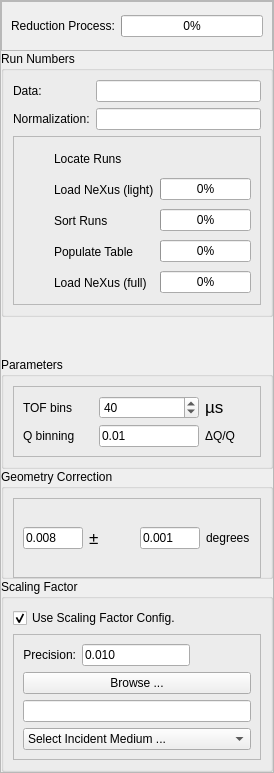
                <widget class="QFrame" name="leftEntries">
                 <property name="sizePolicy">
                  <sizepolicy hsizetype="Expanding" vsizetype="Expanding">
                   <horstretch>0</horstretch>
                   <verstretch>0</verstretch>
                  </sizepolicy>
                 </property>
                 <property name="minimumSize">
                  <size>
                   <width>250</width>
                   <height>0</height>
                  </size>
                 </property>
                 <property name="frameShape">
                  <enum>QFrame::StyledPanel</enum>
                 </property>
                 <property name="frameShadow">
                  <enum>QFrame::Raised</enum>
                 </property>
                 <layout class="QVBoxLayout" name="verticalLayout_8">
                  <property name="spacing">
                   <number>0</number>
                  </property>
                  <property name="margin">
                   <number>0</number>
                  </property>
                  <item>
                   <widget class="QFrame" name="frame_reduction">
                    <property name="sizePolicy">
                     <sizepolicy hsizetype="Preferred" vsizetype="Minimum">
                      <horstretch>0</horstretch>
                      <verstretch>0</verstretch>
                     </sizepolicy>
                    </property>
                    <property name="minimumSize">
                     <size>
                      <width>0</width>
                      <height>50</height>
                     </size>
                    </property>
                    <property name="maximumSize">
                     <size>
                      <width>16777215</width>
                      <height>50</height>
                     </size>
                    </property>
                    <property name="frameShape">
                     <enum>QFrame::StyledPanel</enum>
                    </property>
                    <property name="frameShadow">
                     <enum>QFrame::Raised</enum>
                    </property>
                    <layout class="QHBoxLayout" name="horizontalLayout_12">
                     <item>
                      <widget class="QLabel" name="mainProgressBarLabel">
                       <property name="text">
                        <string>Reduction Process:</string>
                       </property>
                      </widget>
                     </item>
                     <item>
                      <widget class="QProgressBar" name="reductionProcessProgressBar">
                       <property name="autoFillBackground">
                        <bool>false</bool>
                       </property>
                       <property name="value">
                        <number>0</number>
                       </property>
                      </widget>
                     </item>
                    </layout>
                   </widget>
                  </item>
                  <item>
                   <layout class="QVBoxLayout" name="verticalLayout_18">
                    <item>
                     <widget class="QGroupBox" name="groupBox_3">
                      <property name="title">
                       <string>Run Numbers</string>
                      </property>
                      <layout class="QVBoxLayout" name="verticalLayout_14">
                       <item>
                        <layout class="QGridLayout" name="gridLayout_2">
                         <item row="0" column="0">
                          <widget class="QLabel" name="label">
                           <property name="text">
                            <string>Data:</string>
                           </property>
                          </widget>
                         </item>
                         <item row="0" column="1">
                          <widget class="QLineEdit" name="data_sequence_lineEdit">
                           <property name="text">
                            <string/>
                           </property>
                          </widget>
                         </item>
                         <item row="1" column="0">
                          <widget class="QLabel" name="label_2">
                           <property name="text">
                            <string>Normalization:</string>
                           </property>
                          </widget>
                         </item>
                         <item row="1" column="1">
                          <widget class="QLineEdit" name="norm_sequence_lineEdit">
                           <property name="text">
                            <string/>
                           </property>
                          </widget>
                         </item>
                        </layout>
                       </item>
                       <item>
                        <widget class="QFrame" name="frame_autofill_check_status">
                         <property name="frameShape">
                          <enum>QFrame::StyledPanel</enum>
                         </property>
                         <property name="frameShadow">
                          <enum>QFrame::Raised</enum>
                         </property>
                         <layout class="QHBoxLayout" name="horizontalLayout_11">
                          <item>
                           <layout class="QGridLayout" name="gridLayout_5">
                            <item row="0" column="0">
                             <widget class="QLabel" name="check1">
                              <property name="sizePolicy">
                               <sizepolicy hsizetype="Fixed" vsizetype="Fixed">
                                <horstretch>0</horstretch>
                                <verstretch>0</verstretch>
                               </sizepolicy>
                              </property>
                              <property name="minimumSize">
                               <size>
                                <width>25</width>
                                <height>25</height>
                               </size>
                              </property>
                              <property name="maximumSize">
                               <size>
                                <width>25</width>
                                <height>25</height>
                               </size>
                              </property>
                              <property name="text">
                               <string/>
                              </property>
                             </widget>
                            </item>
                            <item row="0" column="1">
                             <widget class="QLabel" name="label_check1">
                              <property name="text">
                               <string>Locate Runs</string>
                              </property>
                             </widget>
                            </item>
                            <item row="1" column="0">
                             <widget class="QLabel" name="check2">
                              <property name="sizePolicy">
                               <sizepolicy hsizetype="Fixed" vsizetype="Fixed">
                                <horstretch>0</horstretch>
                                <verstretch>0</verstretch>
                               </sizepolicy>
                              </property>
                              <property name="minimumSize">
                               <size>
                                <width>25</width>
                                <height>25</height>
                               </size>
                              </property>
                              <property name="maximumSize">
                               <size>
                                <width>25</width>
                                <height>25</height>
                               </size>
                              </property>
                              <property name="text">
                               <string/>
                              </property>
                             </widget>
                            </item>
                            <item row="1" column="1">
                             <widget class="QLabel" name="label_check2">
                              <property name="text">
                               <string>Load NeXus (light)</string>
                              </property>
                             </widget>
                            </item>
                            <item row="1" column="2">
                             <widget class="QProgressBar" name="progressBar_check2">
                              <property name="value">
                               <number>0</number>
                              </property>
                             </widget>
                            </item>
                            <item row="2" column="0">
                             <widget class="QLabel" name="check3">
                              <property name="sizePolicy">
                               <sizepolicy hsizetype="Fixed" vsizetype="Fixed">
                                <horstretch>0</horstretch>
                                <verstretch>0</verstretch>
                               </sizepolicy>
                              </property>
                              <property name="minimumSize">
                               <size>
                                <width>25</width>
                                <height>25</height>
                               </size>
                              </property>
                              <property name="maximumSize">
                               <size>
                                <width>25</width>
                                <height>25</height>
                               </size>
                              </property>
                              <property name="text">
                               <string/>
                              </property>
                             </widget>
                            </item>
                            <item row="2" column="1">
                             <widget class="QLabel" name="label_check3">
                              <property name="text">
                               <string>Sort Runs</string>
                              </property>
                             </widget>
                            </item>
                            <item row="2" column="2">
                             <widget class="QProgressBar" name="progressBar_check3">
                              <property name="value">
                               <number>0</number>
                              </property>
                             </widget>
                            </item>
                            <item row="3" column="0">
                             <widget class="QLabel" name="check4">
                              <property name="sizePolicy">
                               <sizepolicy hsizetype="Fixed" vsizetype="Fixed">
                                <horstretch>0</horstretch>
                                <verstretch>0</verstretch>
                               </sizepolicy>
                              </property>
                              <property name="minimumSize">
                               <size>
                                <width>25</width>
                                <height>25</height>
                               </size>
                              </property>
                              <property name="maximumSize">
                               <size>
                                <width>25</width>
                                <height>25</height>
                               </size>
                              </property>
                              <property name="text">
                               <string/>
                              </property>
                             </widget>
                            </item>
                            <item row="3" column="1">
                             <widget class="QLabel" name="label_check4">
                              <property name="text">
                               <string>Populate Table</string>
                              </property>
                             </widget>
                            </item>
                            <item row="3" column="2">
                             <widget class="QProgressBar" name="progressBar_check4">
                              <property name="value">
                               <number>0</number>
                              </property>
                             </widget>
                            </item>
                            <item row="4" column="0">
                             <widget class="QLabel" name="check5">
                              <property name="sizePolicy">
                               <sizepolicy hsizetype="Fixed" vsizetype="Fixed">
                                <horstretch>0</horstretch>
                                <verstretch>0</verstretch>
                               </sizepolicy>
                              </property>
                              <property name="minimumSize">
                               <size>
                                <width>25</width>
                                <height>25</height>
                               </size>
                              </property>
                              <property name="maximumSize">
                               <size>
                                <width>25</width>
                                <height>25</height>
                               </size>
                              </property>
                              <property name="text">
                               <string/>
                              </property>
                             </widget>
                            </item>
                            <item row="4" column="1">
                             <widget class="QLabel" name="label_check5">
                              <property name="text">
                               <string>Load NeXus (full)</string>
                              </property>
                             </widget>
                            </item>
                            <item row="4" column="2">
                             <widget class="QProgressBar" name="progressBar_check5">
                              <property name="value">
                               <number>0</number>
                              </property>
                             </widget>
                            </item>
                           </layout>
                          </item>
                         </layout>
                        </widget>
                       </item>
                      </layout>
                     </widget>
                    </item>
                    <item>
                     <spacer name="verticalSpacer">
                      <property name="orientation">
                       <enum>Qt::Vertical</enum>
                      </property>
                      <property name="sizeHint" stdset="0">
                       <size>
                        <width>20</width>
                        <height>40</height>
                       </size>
                      </property>
                     </spacer>
                    </item>
                    <item>
                     <widget class="QGroupBox" name="groupBox_6">
                      <property name="title">
                       <string>Parameters</string>
                      </property>
                      <layout class="QVBoxLayout" name="verticalLayout_15">
                       <item>
                        <widget class="QFrame" name="frame_4">
                         <property name="frameShape">
                          <enum>QFrame::StyledPanel</enum>
                         </property>
                         <property name="frameShadow">
                          <enum>QFrame::Raised</enum>
                         </property>
                         <layout class="QHBoxLayout" name="horizontalLayout_17">
                          <item>
                           <layout class="QGridLayout" name="gridLayout_6">
                            <item row="0" column="0">
                             <widget class="QLabel" name="label_29">
                              <property name="sizePolicy">
                               <sizepolicy hsizetype="Fixed" vsizetype="Preferred">
                                <horstretch>0</horstretch>
                                <verstretch>0</verstretch>
                               </sizepolicy>
                              </property>
                              <property name="toolTip">
                               <string>The number of bins for the Time of Flight channels</string>
                              </property>
                              <property name="text">
                               <string>TOF bins</string>
                              </property>
                             </widget>
                            </item>
                            <item row="0" column="1">
                             <widget class="QSpinBox" name="eventTofBins">
                              <property name="minimumSize">
                               <size>
                                <width>100</width>
                                <height>0</height>
                               </size>
                              </property>
                              <property name="toolTip">
                               <string>The number of bins for the Time of Flight channels</string>
                              </property>
                              <property name="minimum">
                               <number>5</number>
                              </property>
                              <property name="maximum">
                               <number>200</number>
                              </property>
                              <property name="singleStep">
                               <number>5</number>
                              </property>
                              <property name="value">
                               <number>40</number>
                              </property>
                             </widget>
                            </item>
                            <item row="0" column="2">
                             <widget class="QLabel" name="label_33">
                              <property name="text">
                               <string>&lt;!DOCTYPE HTML PUBLIC &quot;-//W3C//DTD HTML 4.0//EN&quot; &quot;http://www.w3.org/TR/REC-html40/strict.dtd&quot;&gt;
&lt;html&gt;&lt;head&gt;&lt;meta name=&quot;qrichtext&quot; content=&quot;1&quot; /&gt;&lt;style type=&quot;text/css&quot;&gt;
p, li { white-space: pre-wrap; }
&lt;/style&gt;&lt;/head&gt;&lt;body style=&quot; font-family:'Lucida Grande'; font-size:13pt; font-weight:400; font-style:normal;&quot;&gt;
&lt;p style=&quot; margin-top:0px; margin-bottom:0px; margin-left:0px; margin-right:0px; -qt-block-indent:0; text-indent:0px;&quot;&gt;µs&lt;/p&gt;&lt;/body&gt;&lt;/html&gt;</string>
                              </property>
                             </widget>
                            </item>
                            <item row="1" column="0">
                             <widget class="QLabel" name="label_10">
                              <property name="minimumSize">
                               <size>
                                <width>70</width>
                                <height>0</height>
                               </size>
                              </property>
                              <property name="maximumSize">
                               <size>
                                <width>70</width>
                                <height>16777215</height>
                               </size>
                              </property>
                              <property name="text">
                               <string>Q binning</string>
                              </property>
                             </widget>
                            </item>
                            <item row="1" column="1">
                             <widget class="QLineEdit" name="qStep">
                              <property name="maximumSize">
                               <size>
                                <width>100</width>
                                <height>16777215</height>
                               </size>
                              </property>
                              <property name="text">
                               <string>0.01</string>
                              </property>
                             </widget>
                            </item>
                            <item row="1" column="2">
                             <widget class="QLabel" name="label_11">
                              <property name="minimumSize">
                               <size>
                                <width>0</width>
                                <height>0</height>
                               </size>
                              </property>
                              <property name="maximumSize">
                               <size>
                                <width>16777215</width>
                                <height>16777215</height>
                               </size>
                              </property>
                              <property name="text">
                               <string>ΔQ/Q</string>
                              </property>
                             </widget>
                            </item>
                           </layout>
                          </item>
                         </layout>
                        </widget>
                       </item>
                      </layout>
                     </widget>
                    </item>
                    <item>
                     <widget class="QGroupBox" name="groupBox_4">
                      <property name="maximumSize">
                       <size>
                        <width>16777215</width>
                        <height>110</height>
                       </size>
                      </property>
                      <property name="title">
                       <string>Geometry Correction</string>
                      </property>
                      <layout class="QHBoxLayout" name="horizontalLayout_10">
                       <item>
                        <widget class="QFrame" name="geometryCorrectionFrame">
                         <property name="enabled">
                          <bool>true</bool>
                         </property>
                         <property name="minimumSize">
                          <size>
                           <width>0</width>
                           <height>80</height>
                          </size>
                         </property>
                         <property name="maximumSize">
                          <size>
                           <width>16777215</width>
                           <height>80</height>
                          </size>
                         </property>
                         <property name="frameShape">
                          <enum>QFrame::StyledPanel</enum>
                         </property>
                         <property name="frameShadow">
                          <enum>QFrame::Raised</enum>
                         </property>
                         <layout class="QHBoxLayout" name="horizontalLayout_9">
                          <item>
                           <widget class="QLineEdit" name="angleOffsetValue">
                            <property name="maximumSize">
                             <size>
                              <width>60</width>
                              <height>16777215</height>
                             </size>
                            </property>
                            <property name="text">
                             <string>0.008</string>
                            </property>
                           </widget>
                          </item>
                          <item>
                           <widget class="QLabel" name="label_20">
                            <property name="text">
                             <string>&lt;!DOCTYPE HTML PUBLIC &quot;-//W3C//DTD HTML 4.0//EN&quot; &quot;http://www.w3.org/TR/REC-html40/strict.dtd&quot;&gt;
&lt;html&gt;&lt;head&gt;&lt;meta name=&quot;qrichtext&quot; content=&quot;1&quot; /&gt;&lt;style type=&quot;text/css&quot;&gt;
p, li { white-space: pre-wrap; }
&lt;/style&gt;&lt;/head&gt;&lt;body style=&quot; font-family:'Lucida Grande'; font-size:13pt; font-weight:400; font-style:normal;&quot;&gt;
&lt;p style=&quot; margin-top:12px; margin-bottom:12px; margin-left:0px; margin-right:0px; -qt-block-indent:0; text-indent:0px;&quot;&gt;&amp;#177;&lt;/p&gt;&lt;/body&gt;&lt;/html&gt;</string>
                            </property>
                           </widget>
                          </item>
                          <item>
                           <widget class="QLineEdit" name="angleOffsetError">
                            <property name="maximumSize">
                             <size>
                              <width>60</width>
                              <height>16777215</height>
                             </size>
                            </property>
                            <property name="text">
                             <string>0.001</string>
                            </property>
                           </widget>
                          </item>
                          <item>
                           <widget class="QLabel" name="label_21">
                            <property name="text">
                             <string>degrees</string>
                            </property>
                           </widget>
                          </item>
                         </layout>
                        </widget>
                       </item>
                      </layout>
                     </widget>
                    </item>
                    <item>
                     <widget class="QGroupBox" name="groupBox_5">
                      <property name="title">
                       <string>Scaling Factor</string>
                      </property>
                      <layout class="QVBoxLayout" name="verticalLayout_20">
                       <item>
                        <widget class="QCheckBox" name="scalingFactorFlag">
                         <property name="text">
                          <string>Use Scaling Factor Config.</string>
                         </property>
                         <property name="checked">
                          <bool>true</bool>
                         </property>
                        </widget>
                       </item>
                       <item>
                        <widget class="QFrame" name="scalingFactorConfigFrame">
                         <property name="enabled">
                          <bool>true</bool>
                         </property>
                         <property name="frameShape">
                          <enum>QFrame::StyledPanel</enum>
                         </property>
                         <property name="frameShadow">
                          <enum>QFrame::Raised</enum>
                         </property>
                         <layout class="QVBoxLayout" name="verticalLayout_21">
                          <item>
                           <layout class="QHBoxLayout" name="horizontalLayout_16">
                            <item>
                             <widget class="QLabel" name="label_sf_precision">
                              <property name="enabled">
                               <bool>true</bool>
                              </property>
                              <property name="layoutDirection">
                               <enum>Qt::LeftToRight</enum>
                              </property>
                              <property name="text">
                               <string>Precision:</string>
                              </property>
                              <property name="alignment">
                               <set>Qt::AlignRight|Qt::AlignTrailing|Qt::AlignVCenter</set>
                              </property>
                             </widget>
                            </item>
                            <item>
                             <widget class="QLineEdit" name="sfPrecision">
                              <property name="enabled">
                               <bool>true</bool>
                              </property>
                              <property name="text">
                               <string>0.010</string>
                              </property>
                             </widget>
                            </item>
                            <item>
                             <spacer name="horizontalSpacer_6">
                              <property name="orientation">
                               <enum>Qt::Horizontal</enum>
                              </property>
                              <property name="sizeHint" stdset="0">
                               <size>
                                <width>40</width>
                                <height>20</height>
                               </size>
                              </property>
                             </spacer>
                            </item>
                           </layout>
                          </item>
                          <item>
                           <widget class="QPushButton" name="sfBrowseButton">
                            <property name="enabled">
                             <bool>true</bool>
                            </property>
                            <property name="text">
                             <string>Browse ...</string>
                            </property>
                           </widget>
                          </item>
                          <item>
                           <widget class="QLineEdit" name="scalingFactorFile">
                            <property name="enabled">
                             <bool>true</bool>
                            </property>
                           </widget>
                          </item>
                          <item>
                           <widget class="QComboBox" name="selectIncidentMediumList">
                            <property name="enabled">
                             <bool>true</bool>
                            </property>
                            <item>
                             <property name="text">
                              <string>Select Incident Medium ...</string>
                             </property>
                            </item>
                           </widget>
                          </item>
                         </layout>
                        </widget>
                       </item>
                      </layout>
                     </widget>
                    </item>
                   </layout>
                  </item>
                 </layout>
                </widget>
